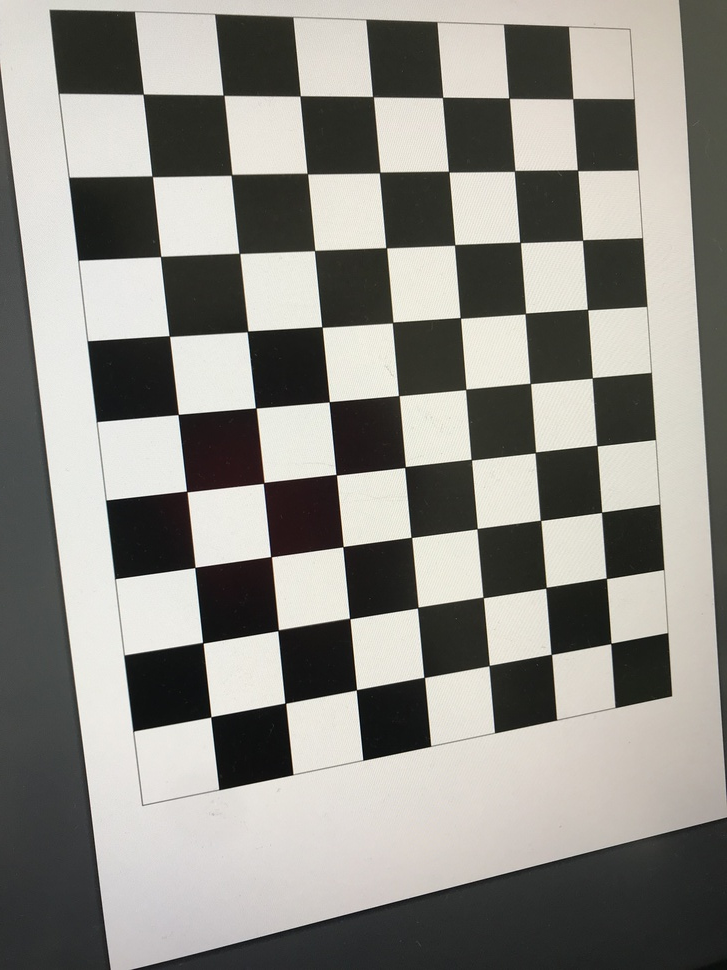
#> input picture camera-calibration/images/IMG-1522.jpg, 727 x 970 px, shrunk from 3024 x 4032 before the run; its folder holds only this picture in this run
$ jupyter execute camera_calibratio.ipynb
#> lines starting #> are read from the running program, lines starting #| are printed output that depends on the picture; after the words box and inside, x2 and y2 are one past the last pixel; in counts of white or black regions, pixels touching at a corner belong together; long printed decimals are rounded
[cell 1]
import numpy as np
import cv2 as cv
import glob
import matplotlib.pyplot as plt

# Iphone 7 plus camera calibration

## Reading checkboard images and calculating corners

[cell 2]
checker_h = 9 #Horizontal lines
checker_v = 7 #Vertical lines
# termination criteria
criteria = (cv.TERM_CRITERIA_EPS + cv.TERM_CRITERIA_MAX_ITER, 30, 0.001)
# prepare object points, like (0,0,0), (1,0,0), (2,0,0) ....,(6,5,0)
objp = np.zeros((checker_v*checker_h, 3), np.float32)
objp[:, :2] = np.mgrid[0:checker_h, 0:checker_v].T.reshape(-1, 2)
# Arrays to store object points and image points from all the images.
objpoints = []  # 3d point in real world space
imgpoints = []  # 2d points in image plane.
images = glob.glob('./images/*.jpg')
for fname in images:
    img = cv.imread(fname)
#> img is the input picture: shape (970, 727, 3); mean B, G, R 134.2, 140.1, 141.7
    gray = cv.cvtColor(img, cv.COLOR_BGR2GRAY)
    # Find the chess board corners
    ret, corners = cv.findChessboardCorners(gray, (checker_h, checker_v), None)
#> ret = True; corners = 63 rows, first 8: [572.8, 98.66], [577.5, 170.2], [582.6, 240.2], [587.5, 309.5], [592.3, 377.8], [596.9, 445.6], [601.6, 512.3], [606.4, 578.4]
    # If found, add object points, image points (after refining them)
    if ret == True:
        objpoints.append(objp)
        corners2 = cv.cornerSubPix(gray, corners, (11, 11), (-1, -1), criteria)
#> corners2 = 63 rows, first 8: [572.7, 98.67], [577.6, 170.3], [582.6, 240.1], [587.5, 309.5], [592.3, 377.8], [596.8, 445.6], [601.6, 512.3], [606.4, 578.3]
        imgpoints.append(corners)
        # Draw and display the corners
        cv.drawChessboardCorners(img, (checker_h, checker_v), corners2, ret)
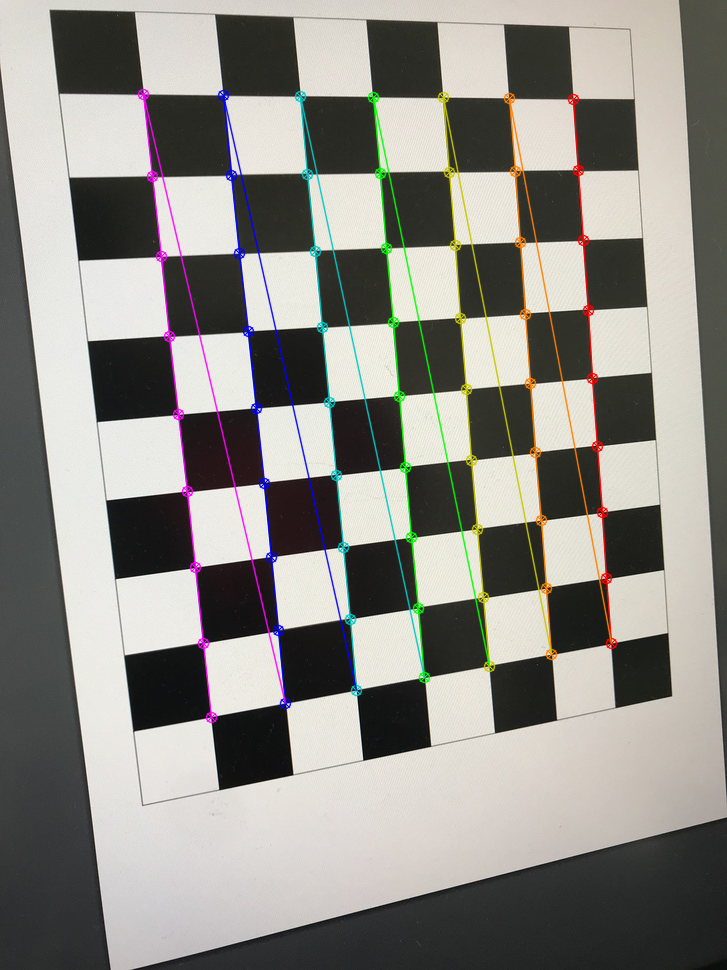
#> img: shape (970, 727, 3); 3.92% of pixels changed, all inside (x1, y1, x2, y2) = (137, 88, 618, 724)
        cv.imshow('img', img)
        # plt.imshow(img)
        # plt.show()
        cv.waitKey(500)
cv.destroyAllWindows()

## Perform calibration to get intrinsic parameters

[cell 3]
ret, mtx, dist, rvecs, tvecs = cv.calibrateCamera(objpoints, imgpoints, gray.shape[::-1], None, None)
#> ret = 0.129; mtx = [[713.5, 0, 361.5], [0, 719.9, 468.6], [0, 0, 1]]; dist = [[0.179, -0.886, 0.00101, 0.00114, 1.32]]; rvecs = ([-0.137, -0.229, 1.46],); tvecs = ([3.05, -5.31, 10.43],)
print(mtx)
#| [[713.506   0.         361.473]
#|  [  0.         719.903 468.571]
#|  [  0.           0.           1.        ]]
print(f'focal x: {mtx[0][0]}')
#| focal x: 713.506
print(f'focal y: {mtx[1][1]}')
#| focal y: 719.903
print(f'optical center x: {mtx[0][2]}')
#| optical center x: 361.473
print(f'optical center y: {mtx[1][2]}')
#| optical center y: 468.571


$ run again, on camera-calibration/images/IMG-1527.jpg
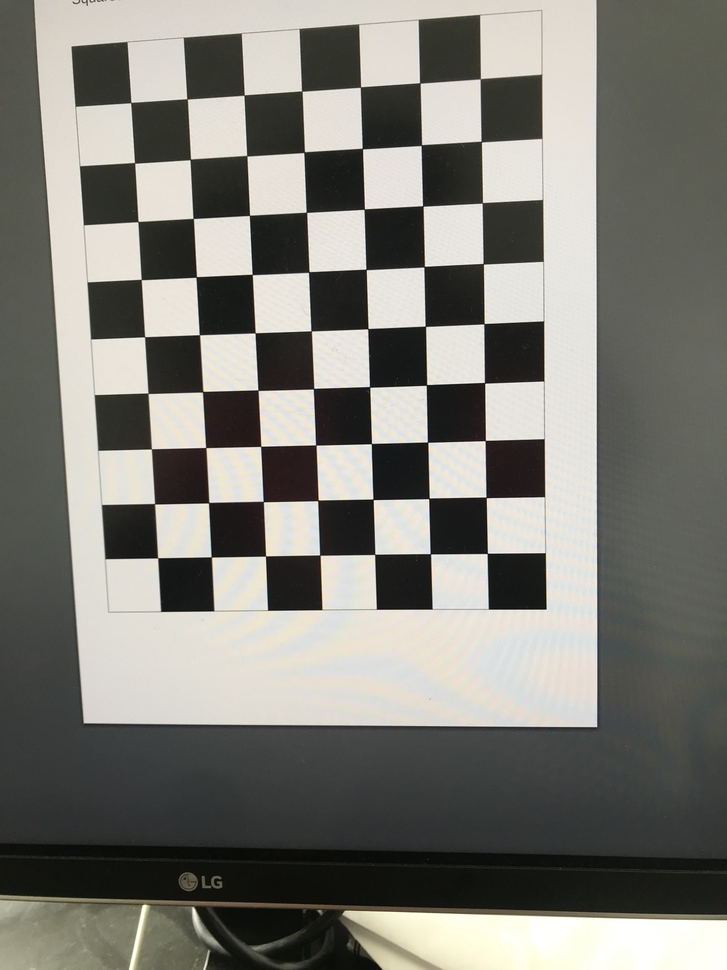
#> input picture camera-calibration/images/IMG-1527.jpg, 727 x 970 px, shrunk from 3024 x 4032 before the run
#> img is the input picture: shape (970, 727, 3); mean B, G, R 118.2, 124.9, 125.8
#> `ret, corners = cv.findChessboardCorners(gray, (checker_h, checker_v), ..`: ret = True; corners = 63 rows, first 8: [480.3, 78.73], [481.3, 141.6], [482.4, 202.8], [483.2, 263.8], [484, 323.7], [484.6, 382.8], [485.3, 440.5], [486.2, 497.4]
#> corners2 = 63 rows, first 8: [480.3, 78.7], [481.3, 141.5], [482.4, 202.8], [483.3, 263.7], [483.9, 323.7], [484.6, 382.7], [485.3, 440.5], [486.1, 497.4]
#> `cv.drawChessboardCorners(img, (checker_h, checker_v), corners2, ret)`:
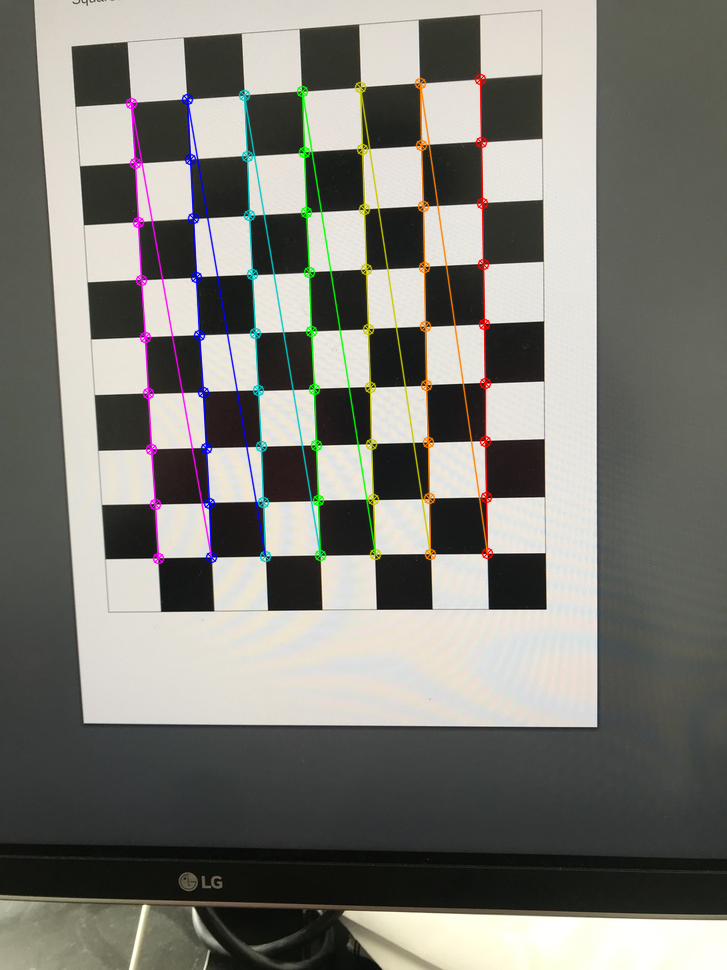
#> img: shape (970, 727, 3); 3.27% of pixels changed, all inside (x1, y1, x2, y2) = (125, 73, 494, 565)
#> `ret, mtx, dist, rvecs, tvecs = cv.calibrateCamera(objpoints, imgpoints..`: ret = 0.115; mtx = [[800.8, 0, 370.7], [0, 800.4, 485.6], [0, 0, 1]]; dist = [[0.216, -1.16, 0.000682, -0.000218, 1.99]]; rvecs = ([0.157, -0.00372, 1.54],); tvecs = ([1.82, -6.75, 13.44],)
#| [[800.794   0.         370.694]
#|  [  0.         800.419 485.596  ]
#|  [  0.           0.           1.        ]]
#| focal x: 800.794
#| focal y: 800.419
#| optical center x: 370.694
#| optical center y: 485.596

$ run again, on camera-calibration/images/IMG-1528.jpg
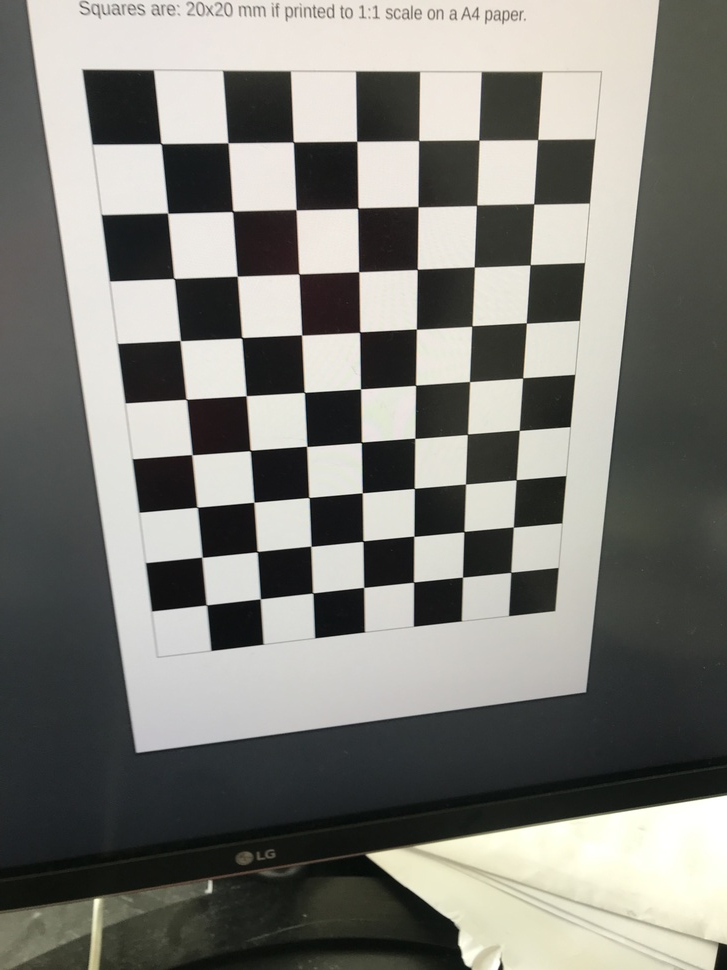
#> input picture camera-calibration/images/IMG-1528.jpg, 727 x 970 px, shrunk from 3024 x 4032 before the run
#> img is the input picture: shape (970, 727, 3); mean B, G, R 119.6, 125.4, 125.8
#> `gray = cv.cvtColor(img, cv.COLOR_BGR2GRAY)`:
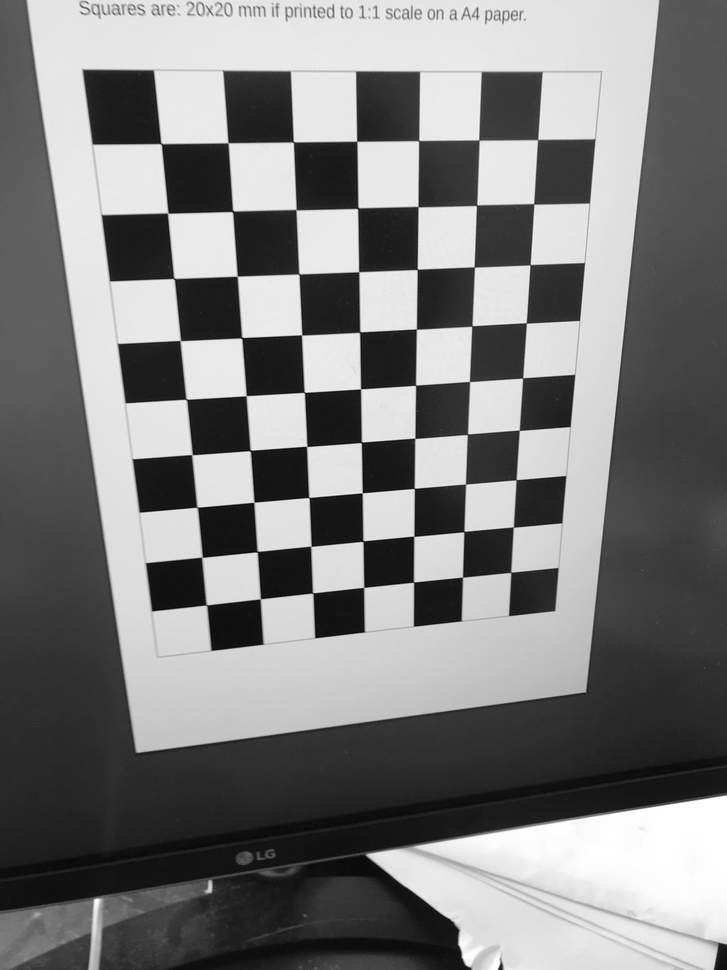
#> gray: shape (970, 727); min 5, max 255, mean 124.8
#> `ret, corners = cv.findChessboardCorners(gray, (checker_h, checker_v), ..`: ret = True; corners = 63 rows, first 8: [537.6, 139.6], [533.6, 203.8], [530.2, 264.7], [526.3, 323], [522.7, 378], [519.3, 430.4], [516.3, 479.7], [513.3, 527.2]
#> corners2 = 63 rows, first 8: [537.6, 139.6], [533.7, 203.9], [530.1, 264.7], [526.3, 322.9], [522.6, 377.9], [519.3, 430.3], [516.1, 479.7], [513.3, 527.1]
#> `cv.drawChessboardCorners(img, (checker_h, checker_v), corners2, ret)`:
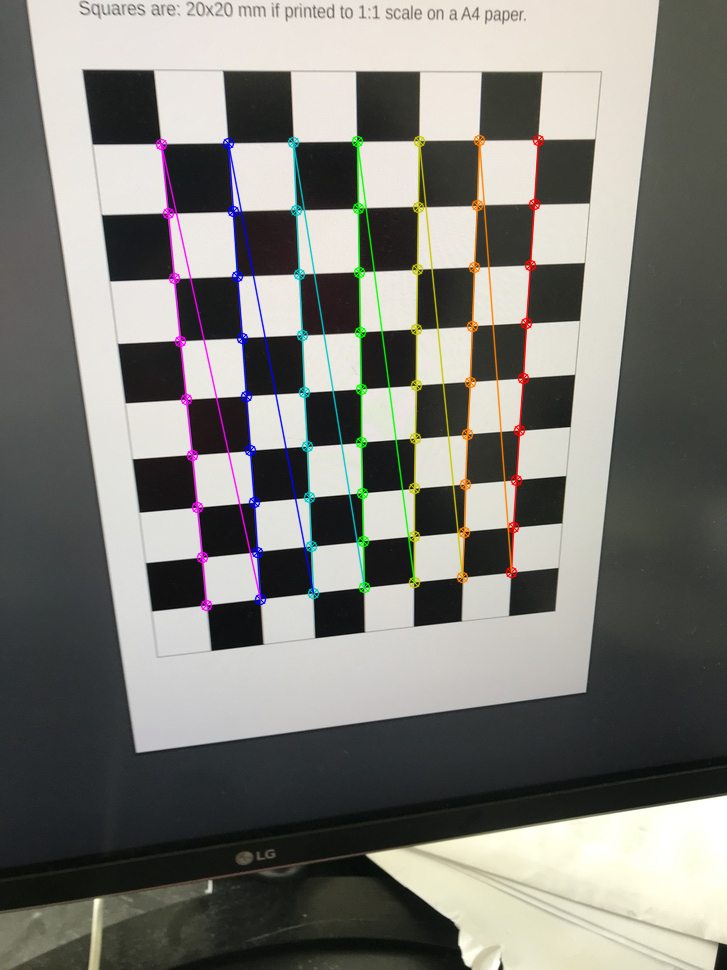
#> img: shape (970, 727, 3); 3.17% of pixels changed, all inside (x1, y1, x2, y2) = (155, 134, 545, 612)
#> `ret, mtx, dist, rvecs, tvecs = cv.calibrateCamera(objpoints, imgpoints..`: ret = 0.075; mtx = [[791.8, 0, 366], [0, 791.1, 474.9], [0, 0, 1]]; dist = [[0.268, -1.7, 0.00129, 0.0012, 3.38]]; rvecs = ([0.148, -0.435, 1.5],); tvecs = ([2.8, -5.49, 13.08],)
#| [[791.773   0.         365.954]
#|  [  0.         791.053 474.912]
#|  [  0.           0.           1.        ]]
#| focal x: 791.773
#| focal y: 791.053
#| optical center x: 365.954
#| optical center y: 474.912

$ run again, on camera-calibration/images/IMG-1529.jpg
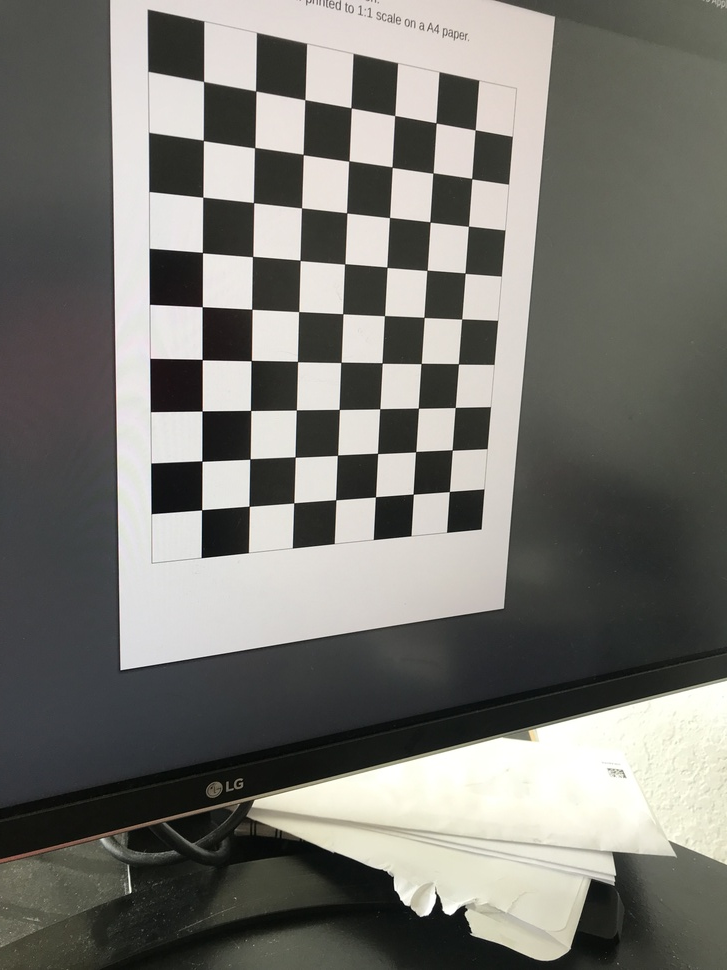
#> input picture camera-calibration/images/IMG-1529.jpg, 727 x 970 px, shrunk from 3024 x 4032 before the run
#> img is the input picture: shape (970, 727, 3); mean B, G, R 112.6, 118.1, 119
#> `ret, corners = cv.findChessboardCorners(gray, (checker_h, checker_v), ..`: ret = True; corners = 63 rows, first 8: [475.1, 129.8], [471.7, 178.6], [468.4, 226.2], [465.1, 273.2], [461.7, 319], [458.4, 363.9], [455.2, 407.5], [452.2, 450.1]
#> corners2 = 63 rows, first 8: [475.2, 129.8], [471.7, 178.6], [468.4, 226.2], [465.1, 273.2], [461.7, 319], [458.4, 363.8], [455.3, 407.5], [452.2, 450]
#> `cv.drawChessboardCorners(img, (checker_h, checker_v), corners2, ret)`:
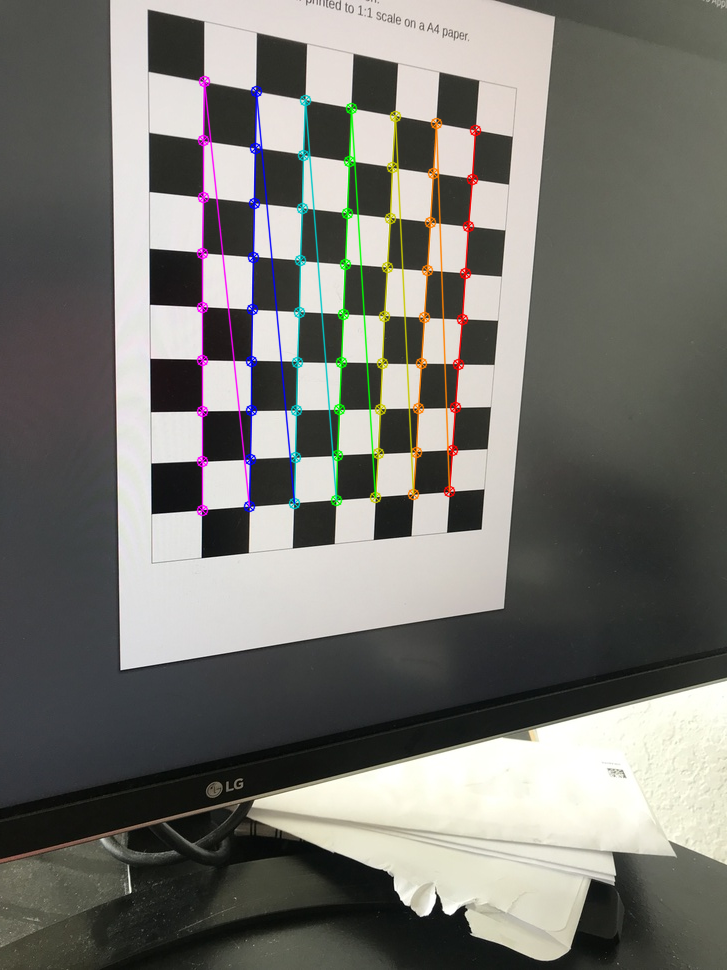
#> img: shape (970, 727, 3); 2.86% of pixels changed, all inside (x1, y1, x2, y2) = (196, 75, 482, 517)
#> `ret, mtx, dist, rvecs, tvecs = cv.calibrateCamera(objpoints, imgpoints..`: ret = 0.0898; mtx = [[844.4, 0, 375.5], [0, 836.2, 496], [0, 0, 1]]; dist = [[0.238, -1.31, 0.004, 0.0032, 2.34]]; rvecs = ([-0.231, -0.577, 1.52],); tvecs = ([2.12, -7.92, 18.25],)
#| [[844.404   0.         375.453]
#|  [  0.         836.250 496.022]
#|  [  0.           0.           1.        ]]
#| focal x: 844.404
#| focal y: 836.250
#| optical center x: 375.453
#| optical center y: 496.022
